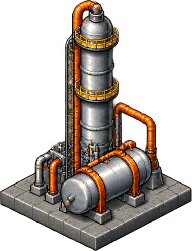
#> input picture assets/plants/yard-v2/distillation_unit_lv1.png, 192 x 251 px
$ python compare_du.py ../../../assets/plants/yard-v2/distillation_unit_lv1.png ../../../assets/plants/starter/distillation_unit_lv1.png
#> lines starting #> are read from the running program, lines starting #| are printed output that depends on the picture; after the words box and inside, x2 and y2 are one past the last pixel; in counts of white or black regions, pixels touching at a corner belong together
### tools/artkit/style.py
"""กฎกลาง — every building reads from here so the whole set stays consistent.
Follows Doc/ART_ASSET_LIST_V3.md §1–§2."""
import colorsys
import numpy as np

# --- grid / size (§2) ---------------------------------------------------
MASTER_TILE_W, MASTER_TILE_H = 64, 32   # master asset scale (2x in-game)
PIXEL = 1                                # each art pixel = 2x2 master pixels (chunky pixel look)
TILE_W, TILE_H = MASTER_TILE_W // PIXEL, MASTER_TILE_H // PIXEL   # internal render tile
MAX_HEIGHT_RATIO = 1.25                  # height <= 1.25 x width

# --- camera: true 2:1 isometric from the south ------------------------------
YAW = np.radians(45)
ELEV = np.radians(30)                    # sin(30°) = 0.5  ->  exact 2:1 diamonds

# --- light: top-left, shadows fall bottom-right ------------------------------
LIGHT_SCREEN = (-0.75, 0.6, 0.45)        # (screen-right, screen-up, toward-camera)
AMBIENT = -0.08
DIFFUSE = 1.15
SPECULAR, SPEC_POWER = 0.8, 24

# --- palette: ramps light -> dark ------------------------------------------
INK = (34, 32, 44)   # 'black, sharp' outline (owner pick 2026-10-08)
RAMPS = {
    'steel':    [(232, 233, 236), (208, 209, 212), (174, 178, 187), (137, 143, 156), (104, 109, 124)],
    'steel_dk': [(190, 192, 198), (160, 164, 174), (124, 129, 142), (96, 100, 114)],
    'roof':     [(222, 223, 227), (198, 199, 205), (175, 179, 188), (150, 155, 167)],
    'pipe':     [(214, 216, 222), (176, 180, 190), (136, 141, 154), (100, 105, 118)],
    'concrete': [(118, 120, 130), (92, 94, 104), (70, 72, 82), (55, 56, 66)],
    'pad':      [(104, 106, 116), (84, 86, 96), (66, 68, 78), (52, 53, 63)],
    'glass':    [(150, 200, 230), (96, 150, 190), (60, 96, 130), (40, 60, 86)],
    'tire':     [(80, 80, 88), (58, 58, 66), (42, 42, 50), (30, 30, 36)],
    'cab':      [(250, 250, 252), (226, 228, 234), (190, 194, 204), (150, 155, 168)],
    'rail':     [(255, 226, 96), (240, 196, 52), (196, 150, 30), (140, 104, 24)],
    'grate':    [(112, 116, 126), (88, 92, 102), (68, 72, 82), (52, 55, 64)],
    'valve':    [(240, 90, 80), (210, 56, 52), (160, 36, 40), (110, 26, 30)],
    'panel':    [(214, 220, 214), (186, 194, 188), (150, 160, 154), (116, 126, 120)],
    'lamp':     [(150, 240, 140), (90, 210, 90), (60, 160, 60), (40, 110, 40)],
    'safety':   [(255, 176, 64), (247, 140, 30), (205, 98, 20), (150, 66, 18)],   # rails, ladders
}

# --- hue-shifted ramps: lit tones lean warm (yellow), shadow tones lean cool (blue) ---
def hue_ramp(base, n=5, spread=0.30, warm=0.10, cool=0.16, sat_boost=0.0):
    """Pixel-art style ramp from one mid colour: lighter steps drift toward yellow and
    pick up a little warmth, darker steps drift toward blue/violet and get cooler."""
#> called with base = (176, 180, 188), n = 6, spread = 0.36, warm = 0.1, cool = 0.16, sat_boost = 0
    r, g, b = (c / 255 for c in base)
    h, l, s = colorsys.rgb_to_hls(r, g, b)
    out = []
    for i in range(n):
        t = i / (n - 1) * 2 - 1                    # -1 lightest … +1 darkest
        li = min(0.97, max(0.06, l - t * spread))
        if t < 0:   # toward warm
            hi = h + (0.13 - h) * warm * -t if s > 0.05 else 0.12
            si = min(1, s + warm * -t * 0.9 + sat_boost)
        else:       # toward cool: neutrals and cool hues drift to blue; warm hues drift to red/violet
            if s <= 0.05:
                hi, si = 0.63, min(1, s + cool * t * 0.45)
            elif 0.3 <= h <= 0.8:
                hi, si = h + (0.64 - h) * cool * t, min(1, s + cool * t * 0.5)
            else:
                hw = h if h < 0.5 else h - 1           # warm hues around 0
                hi, si = hw - 0.35 * cool * t, min(1, s + sat_boost)
        rr, gg, bb = colorsys.hls_to_rgb(hi % 1, li, si)
        out.append((int(rr * 255), int(gg * 255), int(bb * 255)))
    return out

WARM_COOL = getattr(__import__('builtins'), 'ARTKIT_V1', False) is False
if WARM_COOL:
    RAMPS.update({
        'steel':    hue_ramp((176, 180, 188), 6, spread=0.36),
        'steel_dk': hue_ramp((132, 138, 150), 5, spread=0.26),
        'roof':     hue_ramp((184, 186, 192), 5, spread=0.24),
        'pipe':     hue_ramp((170, 174, 184), 5, spread=0.30),
        'concrete': hue_ramp((112, 112, 118), 5, spread=0.20),
        'pad':      hue_ramp((126, 122, 116), 5, spread=0.20),
        'grate':    hue_ramp((96, 100, 110), 4, spread=0.18),
        'cab':      hue_ramp((226, 228, 232), 5, spread=0.26),
        'panel':    hue_ramp((180, 192, 182), 4, spread=0.22),
        'tire':     hue_ramp((60, 60, 68), 4, spread=0.14),
        'rail':     hue_ramp((236, 190, 50), 4, spread=0.24),
        'valve':    hue_ramp((206, 58, 54), 4, spread=0.24),
        'glass':    hue_ramp((96, 150, 196), 4, spread=0.24),
        'hazard':   hue_ramp((234, 186, 40), 3, spread=0.16),
        'hazard_k': hue_ramp((52, 50, 58), 3, spread=0.10),
        'extinguisher': hue_ramp((214, 52, 48), 3, spread=0.2),
        'lamp':     hue_ramp((110, 220, 110), 4, spread=0.22),
        'plate':    hue_ramp((232, 230, 222), 3, spread=0.12),
        'wall':     hue_ramp((214, 210, 198), 5, spread=0.2),     # painted building walls
        'brick':    hue_ramp((176, 110, 84), 4, spread=0.22),
        'water':    hue_ramp((70, 140, 160), 4, spread=0.18),
        'sludge':   hue_ramp((118, 112, 70), 4, spread=0.16),
        'heap':     hue_ramp((120, 108, 96), 4, spread=0.22),     # scrap / bales
        'door':     hue_ramp((150, 156, 166), 4, spread=0.2),
    })

# accent per product line (§3)
ACCENTS = {
    'crude':         hue_ramp((86, 64, 56), 4, spread=0.16),
    'gasoline':      hue_ramp((240, 128, 32), 4, spread=0.26),
    'lubricant':     [(255, 214, 92), (238, 176, 40), (188, 128, 24), (130, 86, 20)],
    'jet':           [(140, 214, 255), (70, 170, 235), (36, 120, 190), (24, 80, 140)],
    'petrochemical': [(200, 150, 240), (156, 96, 210), (110, 60, 160), (72, 40, 110)],
    'polymer':       [(150, 230, 110), (99, 199, 77), (62, 137, 72), (38, 92, 56)],
    # support / utility lines (ART_ASSET_LIST §3)
    'power':         hue_ramp((246, 196, 40), 4, spread=0.24),
    'teal':          hue_ramp((40, 170, 160), 4, spread=0.24),
    'olive':         hue_ramp((140, 140, 56), 4, spread=0.22),
    'lime':          hue_ramp((150, 206, 50), 4, spread=0.24),
    'support':       hue_ramp((246, 130, 30), 4, spread=0.26),
}

# --- render quality v2 (set False to get the v1 look) ------------------------
SHADOWS = True          # soft cast shadows (buildings shade their own pad, pipes shade walls)
SHADOW_SOFTNESS = 10.0  # higher = harder edge
SHADOW_STRENGTH = 0.55
AO = True               # ambient occlusion: darker in corners, under platforms, where parts meet
AO_STRENGTH = 0.9
DITHER = True           # 4x4 ordered dither between ramp steps (classic pixel-art gradient)
DITHER_AMOUNT = 0.55
OUTLINE_PX = 2          # silhouette thickness at master scale (2 = a full pixel in game, which draws at 1/2)
INNER_DARKEN = 0.6      # inner line colour = material's darkest tone x this (lower = stronger lines)
RIM = True              # 1px highlight on edges facing the light (top-left)
SELOUT = True           # inner lines use the material's own darkest tone; only the silhouette is ink

METAL_BAND = 0.0        # bright vertical highlight streak on cylinders (polished-metal look)
METALLIC = ('steel', 'pipe', 'roof', 'steel_dk', 'accent:gasoline', 'accent:crude')

# --- outline ---------------------------------------------------------------
OUTLINE_DEPTH_BREAK = 0.25     # world units of depth jump that gets an ink line

### tools/artkit/normalize.py
"""Normalize AI-generated building sprites into one consistent pixel-art set.

    python3 normalize.py <src_dir> <out_dir> [--colors 48]

For every <name>_lv<N>.png in src_dir (footprints from FOOTPRINTS below):
  1. hard alpha  — no semi-transparent halo (alpha >= 128 -> opaque)
  2. game-pixel grid — box-downsample to in-game size (1/2), the size it is drawn at
  3. shared palette — one palette (median cut over the whole set) for every sprite, no dither
  4. outline — 1 game-pixel black silhouette (2 px at master), same ink as artkit
  5. fit to spec — width (w+h)x32, pad's bottom tip moved onto x = w*32, nearest-neighbour x2
  6. report — size / height ratio / tip position per sprite
Writes the normalized PNGs and a report.json; the source files are never modified.
"""
import json, os, re, sys
import numpy as np
from PIL import Image

import style as S

FOOTPRINTS = {
    'distillation_unit': [(3, 3), (4, 4), (5, 4)], 'lubricant_plant': [(3, 3), (4, 4), (5, 4)],
    'jet_fuel_plant': [(3, 3), (4, 4), (5, 4)], 'petrochemical_plant': [(3, 3), (4, 4), (5, 4)],
    'polymer_plant': [(3, 3), (4, 4), (5, 4)],
    'crude_tank': [(2, 2), (3, 2), (3, 3)], 'gasoline_tank': [(2, 2), (3, 2), (3, 3)],
    'lubricant_tank': [(2, 2), (3, 2), (3, 3)], 'jet_fuel_tank': [(2, 2), (3, 2), (3, 3)],
    'petrochemical_tank': [(2, 2), (3, 2), (3, 3)], 'pellet_silo': [(2, 2), (3, 2), (3, 3)],
    'recycling_bunker': [(2, 2), (3, 2), (3, 3)], 'waste_treatment_plant': [(2, 2), (3, 2), (3, 3)],
    'maintenance_workshop': [(2, 2), (3, 2), (3, 3)],
    'laboratory': [(2, 2), (3, 3), (3, 3)], 'power_plant': [(3, 3), (3, 3), (4, 3)],
    'sales_office': [(2, 2), (2, 2), (3, 2)],
}
ALPHA_CUT = 128


def to_game_grid(im, target_w):
    """Hard alpha, then downsample so the pad spans exactly target_w game pixels."""
#> called with target_w = 96
    a = np.array(im.convert('RGBA'))
#> a is the input picture: shape (251, 192, 4); mean R, G, B, A 50.2, 41.7, 35.6, 106.9
    a[..., 3] = np.where(a[..., 3] >= ALPHA_CUT, 255, 0)
    im = Image.fromarray(a, 'RGBA').crop(Image.fromarray(a, 'RGBA').getbbox())
    k = target_w / im.width
#> k = 0.503
    small = im.resize((target_w, max(1, round(im.height * k))), Image.BOX)
    s = np.array(small)
    s[..., 3] = np.where(s[..., 3] >= ALPHA_CUT, 255, 0)
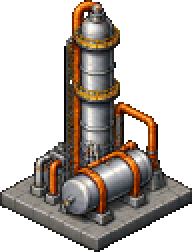
#> s: shape (126, 96, 4) (shown 2 times larger); mean R, G, B, A 49.2, 41.6, 35.8, 111.5; transparent parts drawn white
    return Image.fromarray(s, 'RGBA')


def shared_palette(images, colors):
    """One palette for the whole set: median cut over all opaque pixels together."""
    px = np.concatenate([np.array(im)[..., :3][np.array(im)[..., 3] > 0] for im in images])
    strip = Image.fromarray(px.reshape(1, -1, 3).astype(np.uint8), 'RGB')
    pal = strip.quantize(colors=colors - 1, method=Image.Quantize.MEDIANCUT)
    flat = pal.getpalette()[: (colors - 1) * 3] + list(S.INK)       # ink is always in the palette
    pimg = Image.new('P', (1, 1)); pimg.putpalette(flat + [0] * (768 - len(flat)))
    return pimg


def quantize(im, palimg):
    rgb = im.convert('RGB').quantize(palette=palimg, dither=Image.Dither.NONE).convert('RGB')
    out = np.array(rgb.convert('RGBA')); out[..., 3] = np.array(im)[..., 3]
    return Image.fromarray(out, 'RGBA')


def outline(im):
    a = np.array(im); hit = a[..., 3] > 0
    sil = np.zeros_like(hit)
    for dy, dx in ((0, 1), (1, 0), (0, -1), (-1, 0)):
        sil |= hit & ~np.roll(np.roll(hit, dy, 0), dx, 1)
    a[sil, :3] = S.INK
    return Image.fromarray(a, 'RGBA')


def fit(im, w, h):
    """Place on a (w+h)*16-wide game canvas with the pad's bottom tip at x = w*16, bottom-aligned."""
    W = (w + h) * 16
    a = np.array(im); hit = a[..., 3] > 0
    bottom = np.nonzero(hit.any(1))[0].max()
    xs = np.nonzero(hit[bottom])[0]
    tip = (xs.min() + xs.max()) / 2
    dx = int(round(w * 16 - tip))
    canvas = Image.new('RGBA', (W, im.height), (0, 0, 0, 0))
    canvas.alpha_composite(im, (dx, 0)) if dx >= 0 else canvas.alpha_composite(im.crop((-dx, 0, im.width, im.height)), (0, 0))
    return canvas.crop((0, 0, W, im.height)), dx


# [25 lines left out: function main, not called in this run]


# [2 lines that do not run on import are left out]

### tools/artkit/blender/compare_du.py
"""One side-by-side sheet: Blender render vs yard-v2 AI sprite (both through normalize.py)
vs the current artkit SDF sprite, all on the same 3x3 footprint diamond at 2x preview zoom.

    python3 tools/artkit/blender/compare_du.py <blender_raw.png> <out.png>
"""
import os, sys
import numpy as np
from PIL import Image, ImageDraw

HERE = os.path.dirname(os.path.abspath(__file__))
sys.path.insert(0, os.path.dirname(HERE))
import normalize as N  # noqa: E402

ROOT = os.path.abspath(os.path.join(HERE, '..', '..', '..'))
w, h = 3, 3
raw, out = sys.argv[1], sys.argv[2]
smooth = sys.argv[sys.argv.index('--smooth') + 1] if '--smooth' in sys.argv else None
ai = os.path.join(ROOT, 'assets/plants/yard-v2/distillation_unit_lv1.png')
sdf = os.path.join(ROOT, 'assets/plants/starter/distillation_unit_lv1.png')

smalls = [N.to_game_grid(Image.open(p), (w + h) * 16) for p in (raw, ai)]
#> smalls = 2 items
pal = N.shared_palette(smalls, 48)                 # one shared palette, like a real set
#> in shared_palette, `flat = pal.getpalette()[: (colors - 1) * 3] + list(S.INK)`: flat = 144 values, max 243 at index 0, min 3 at index 83, mean 100.6
norm = []
for s in smalls:
    g, _ = N.fit(N.outline(N.quantize(s, pal)), w, h)
    norm.append(g.resize((g.width * 2, g.height * 2), Image.NEAREST))
#> this loop made 2 passes
#> (W in fit, bottom in fit, xs in fit, tip in fit, dx in fit) on passes 1 to 2: (96, 125, [47, 48, 49], 48, 0), (96, 125, [47, 48, 49], 48, 0)
#> pass 1, in quantize, `rgb = im.convert('RGB').quantize(palette=palimg, dither=Image.Dither.N..`:
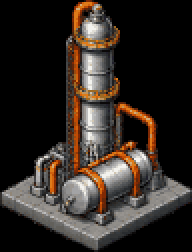
#> rgb: PIL image 96x126 RGB (shown 2 times larger); mean R, G, B 48.2, 40.8, 35.5
#> pass 1, in outline, `hit = a[..., 3] > 0`:
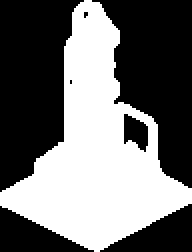
#> hit: shape (126, 96) bool (shown 2 times larger); 43.7% white; 1 white region, box (x1, y1, x2, y2) and area: (0, 0, 96, 126) 5291
#> after the loop:
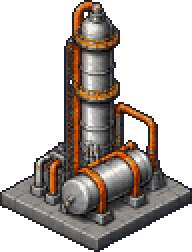
#> g: PIL image 96x126 RGBA (shown 2 times larger); mean R, G, B, A 47.4, 40.6, 36.1, 111.5; transparent parts drawn white
#> after the loop, norm = 2 items
labels = ['Blender + normalize', 'yard-v2 AI + normalize']
if smooth:   # no pixel step: crop, smooth-scale to spec width (what a non-pixel game would ship)
    im = Image.open(smooth).convert('RGBA'); im = im.crop(im.getbbox())
    norm.insert(0, im.resize(((w + h) * 32, round(im.height * (w + h) * 32 / im.width)), Image.LANCZOS))
    labels.insert(0, 'Blender smooth (no pixel)')
else:
    norm.append(Image.open(sdf).convert('RGBA')); labels.append('artkit SDF (now)')
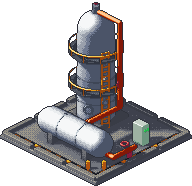
#> input picture assets/plants/starter/distillation_unit_lv1.png, 192 x 186 px

Z = 2                                               # preview zoom
W = (w + h) * 32
Hmax = max(im.height for im in norm)
#> Hmax = 252
sheet = Image.new('RGBA', (len(norm) * (W * Z + 24) + 24, Hmax * Z + 60), (72, 120, 64, 255))
d = ImageDraw.Draw(sheet)
for i, im in enumerate(norm):
    x0 = 24 + i * (W * Z + 24); y0 = 36 + (Hmax - im.height) * Z
#> after `x0 = 24 + i * (W * Z + 24)`: x0 = 24
#> after `y0 = 36 + (Hmax - im.height) * Z`: y0 = 36
    # footprint diamond under the sprite (grass-tile check of anchor)
    by = 36 + Hmax * Z
#> by = 540
    d.polygon([(x0, by - w * 16 * Z), (x0 + h * 32 * Z, by - (w + h) * 16 * Z), (x0 + W * Z, by - h * 16 * Z), (x0 + w * 32 * Z, by)],
              outline=(255, 255, 255, 160))
    if labels[i].startswith('Blender smooth'):   # scale straight from the big render, no double resample
        big = Image.open(smooth).convert('RGBA'); big = big.crop(big.getbbox())
        sheet.alpha_composite(big.resize((im.width * Z, im.height * Z), Image.LANCZOS), (x0, y0))
    else:
        sheet.alpha_composite(im.resize((im.width * Z, im.height * Z), Image.NEAREST), (x0, y0))
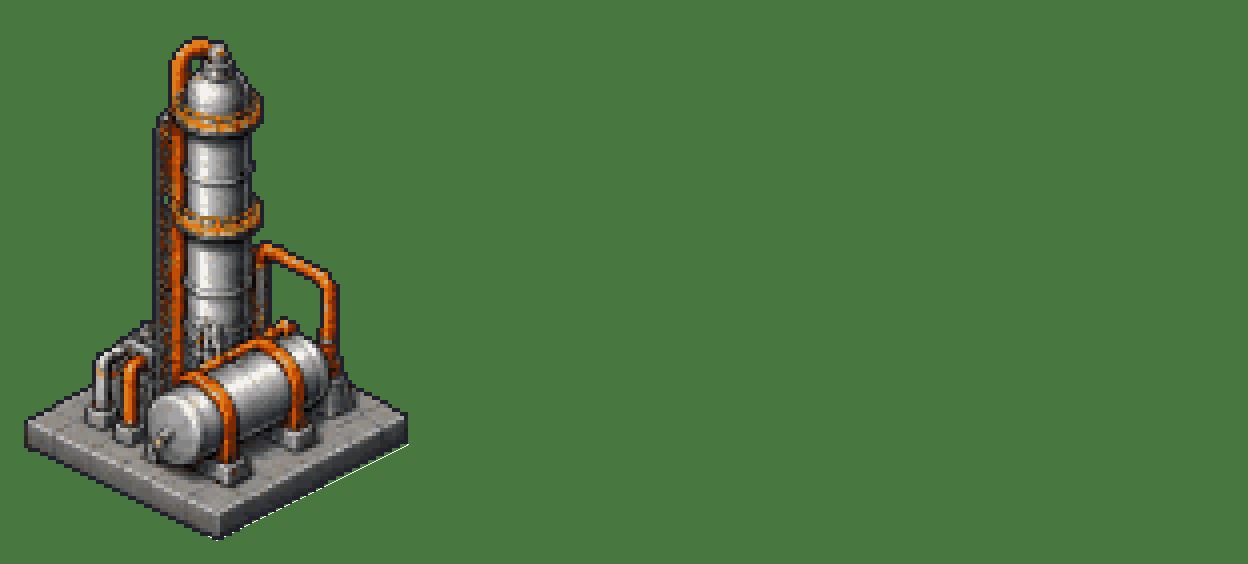
#> sheet: PIL image 1248x564 RGBA; mean R, G, B, A 76.4, 116.8, 66.3, 255; transparent parts drawn white
#> im: PIL image 192x252 RGBA
    d.text((x0, 10), labels[i], fill=(255, 255, 255, 255))
sheet.save(out)
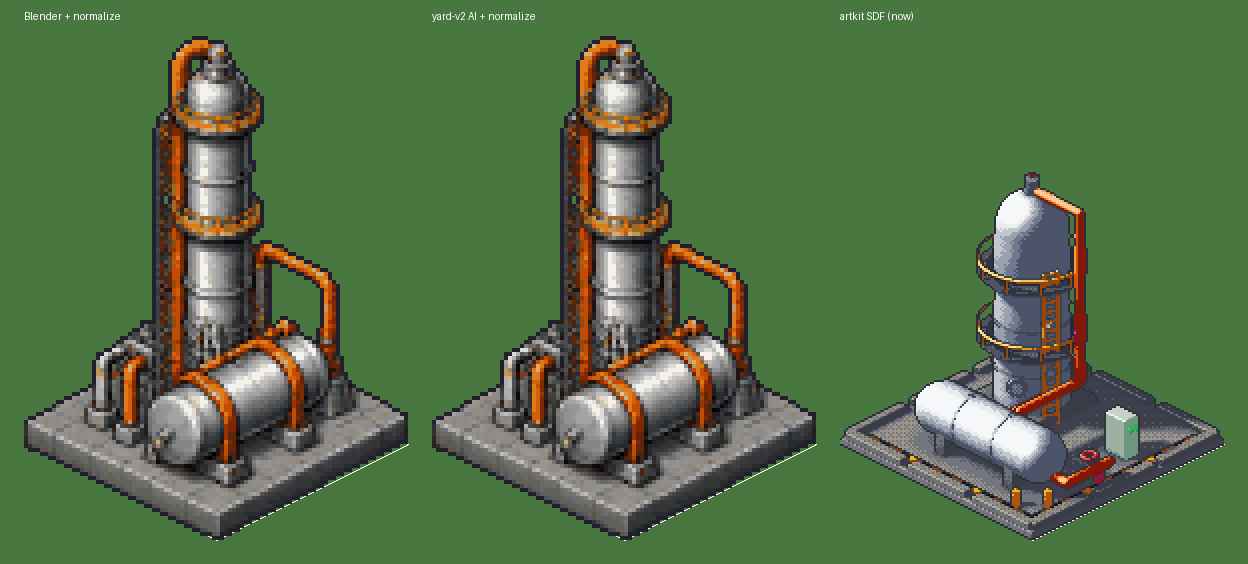
#> saved as distillation_unit_lv1.png: PIL image 1248x564 RGBA; mean R, G, B, A 84.2, 112.4, 72.2, 254.9; transparent parts drawn white
print('->', out, [im.size for im in norm])
#| -> ../../../assets/plants/starter/distillation_unit_lv1.png [(192, 252), (192, 252), (192, 186)]
